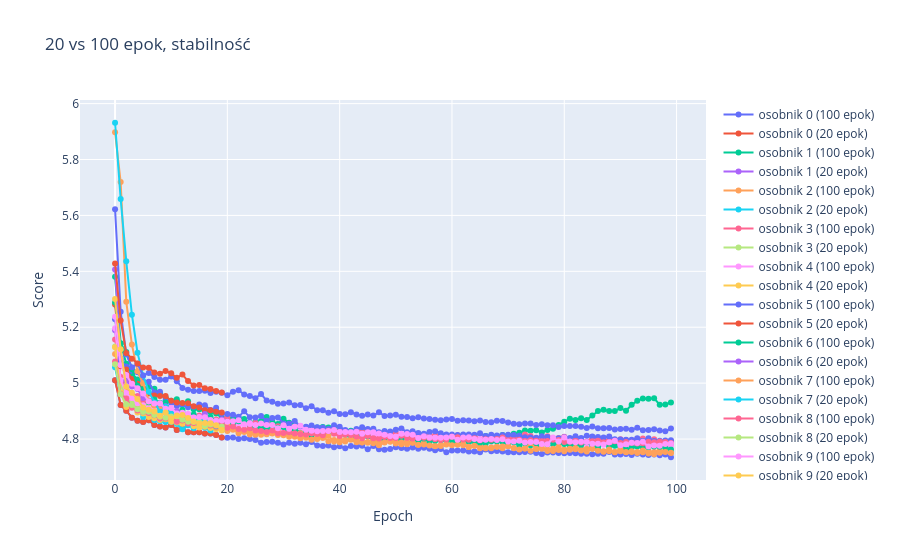

This figure's notebook cell:
### Code cell
import pandas as pd
import re
import plotly.graph_objects as go

# --- helper: wyciąga float z "tensor(4.9219)"
def parse_tensor(x):
    if isinstance(x, str):
        m = re.search(r"tensor\(([-+]?\d*\.?\d+)\)", x)
        if m:
            return float(m.group(1))
    return float(x)

# --- wczytanie danych
df1 = pd.read_csv("/home/piotr/repos/magisterka/outputs/100_epok_0.1_epoki_10_oryginalnych_genomow/epochs.csv")
df2 = pd.read_csv("/home/piotr/repos/magisterka/outputs/csv/vrp10_20_epochs_epoch_128000.csv")

# --- czyszczenie score
df1["score"] = df1["score"].apply(parse_tensor)
df2["score"] = df2["score"].apply(parse_tensor)

# --- oznaczamy źródło (żeby rozróżnić linie)
df1["source"] = "100 epok"
df2["source"] = "20 epok"

# --- łączymy
df = pd.concat([df1, df2], ignore_index=True)

# --- plot
fig = go.Figure()

for (osobnik, source), group in df.groupby(["osobnik", "source"]):
    fig.add_trace(go.Scatter(
        x=group["epoch"],
        y=group["score"],
        mode="lines+markers",
        name=f"osobnik {osobnik} ({source})"
    ))

fig.update_layout(
    title="20 vs 100 epok, stabilność",
    xaxis_title="Epoch",
    yaxis_title="Score"
)

fig.show()
fig.write_html("20vs100_epok_stabilnosc.html" ,config={"scrollZoom": True})
